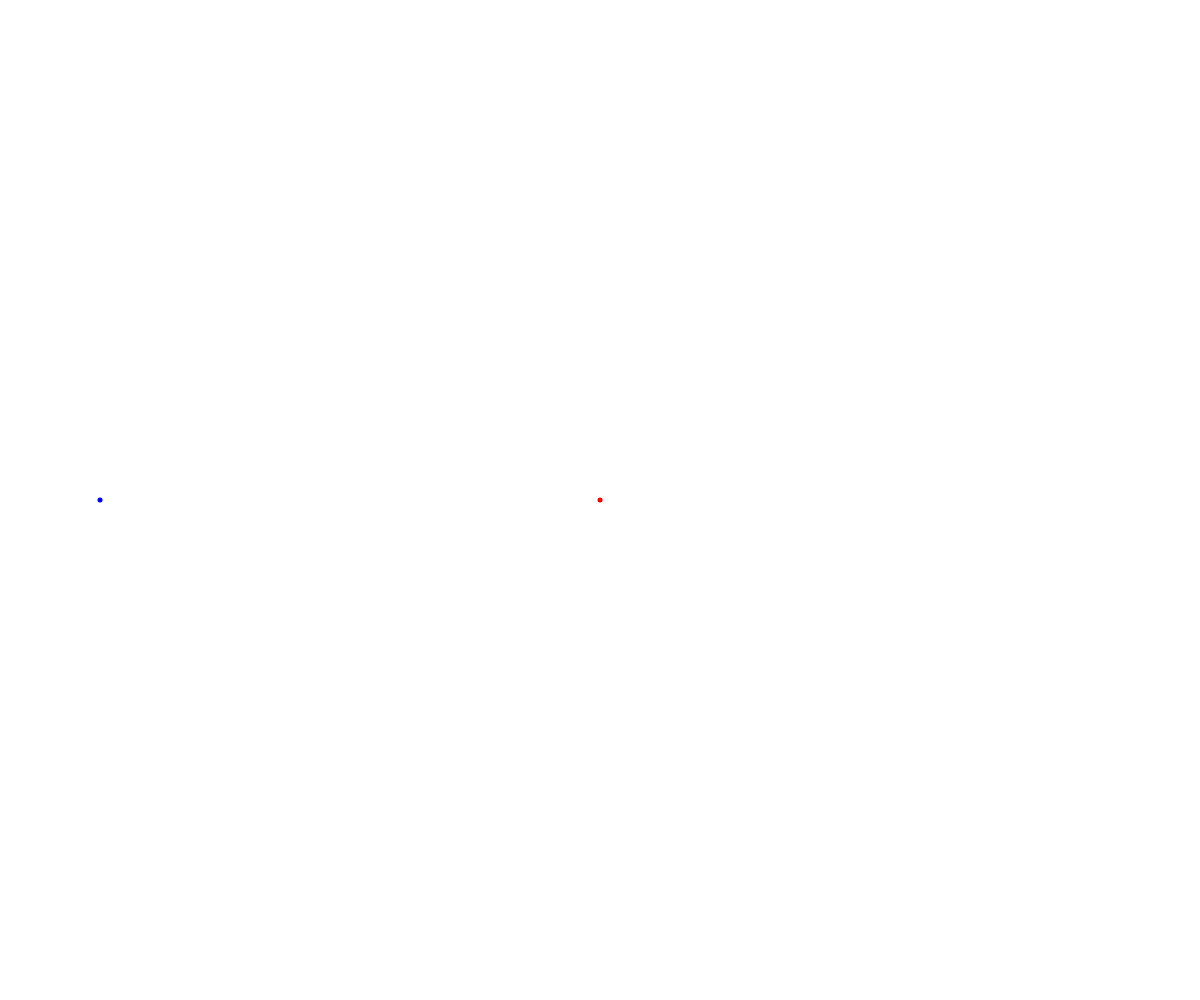
Frame 1 (no input)
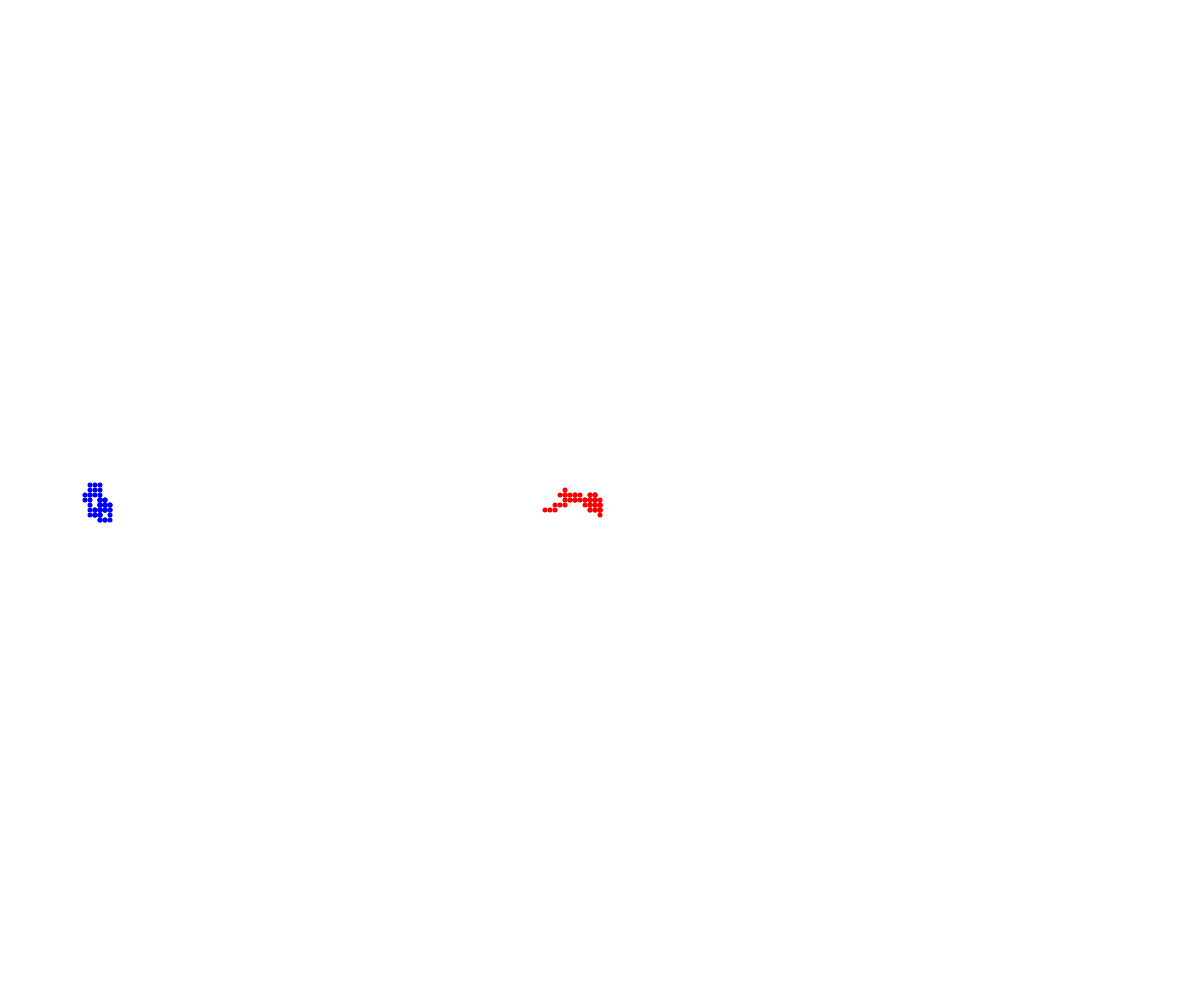
Frame 60 (no input)
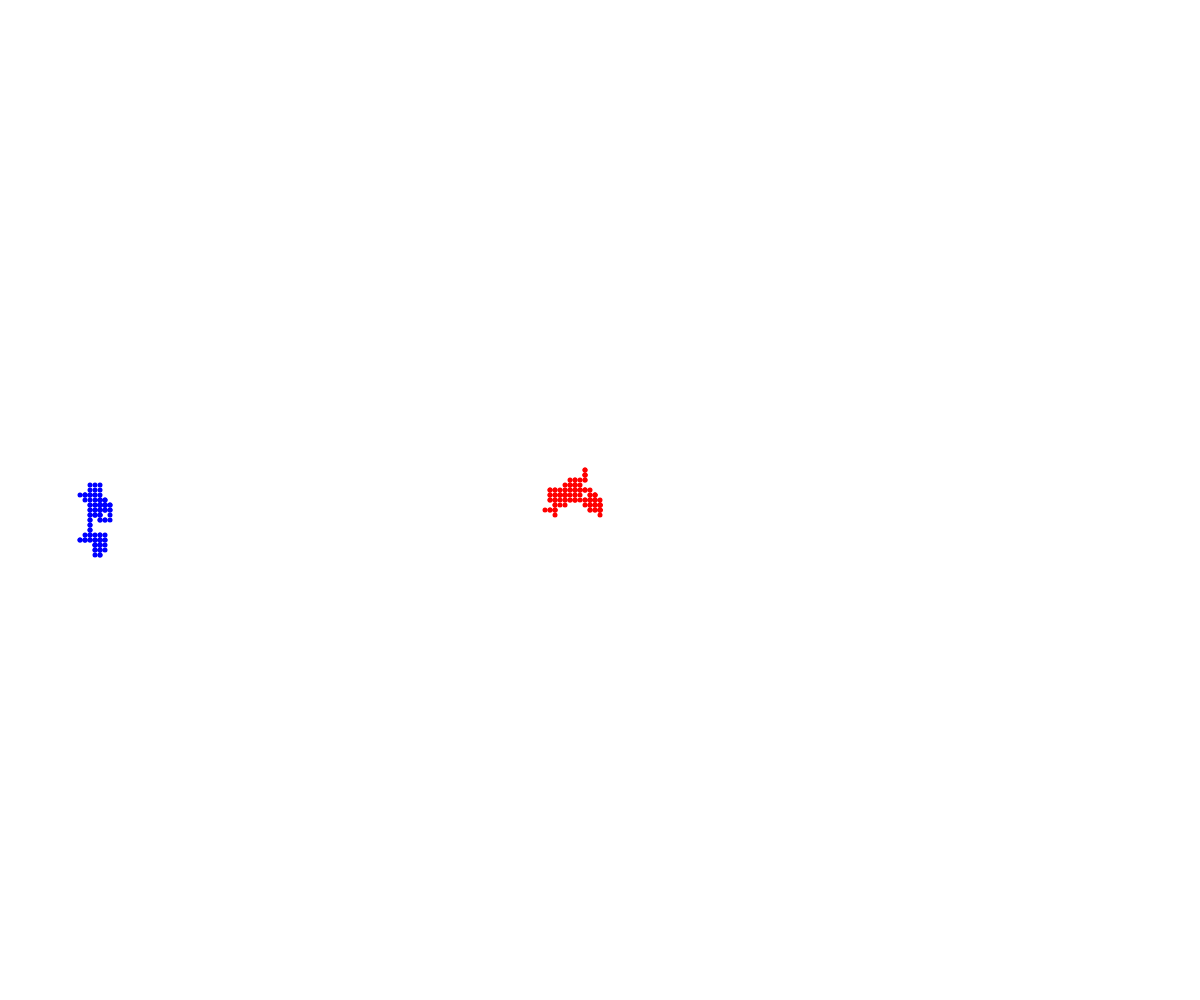
Frame 120 (the mouse pressed at the canvas centre since frame 60)

The p5.js sketch that drew these frames (run headless with seeded random() and noise() and a simulated clock; from frame 60 on, the mouse is pressed at the canvas centre):

// p5.js sketch
// ── sketch.js
// OOP demo
// Monica Trinh
// OCt 27, 2021

let kayaan;
let nick;

function setup() {
  createCanvas(windowWidth, windowHeight);
  kayaan = new Walker(width/2, height/2, "red");
  nick = new Walker(100,height/2, "blue");
}

function draw() {
  kayaan.display(); 
  kayaan.move();
  nick.display();
  nick.move();
 
}

class Walker{
  constructor(x,y,theColor){
    this.x = x;
    this.y = y;
    this.color = theColor;
    this.speed = 5;
  }

  display(){
    fill(this.color);
    noStroke();
    circle(this.x, this.y, 5);
  }

  move(){
    let choice = random(100);
    if (choice < 25){
      this.y -= this.speed;
    }
    else if (choice < 50){
      this.y += this.speed;
    }
    else if (choice < 75){
      this.x -= this.speed;
    }
    else if (choice < 100){
      this.x += this.speed;
    }
  }
}
